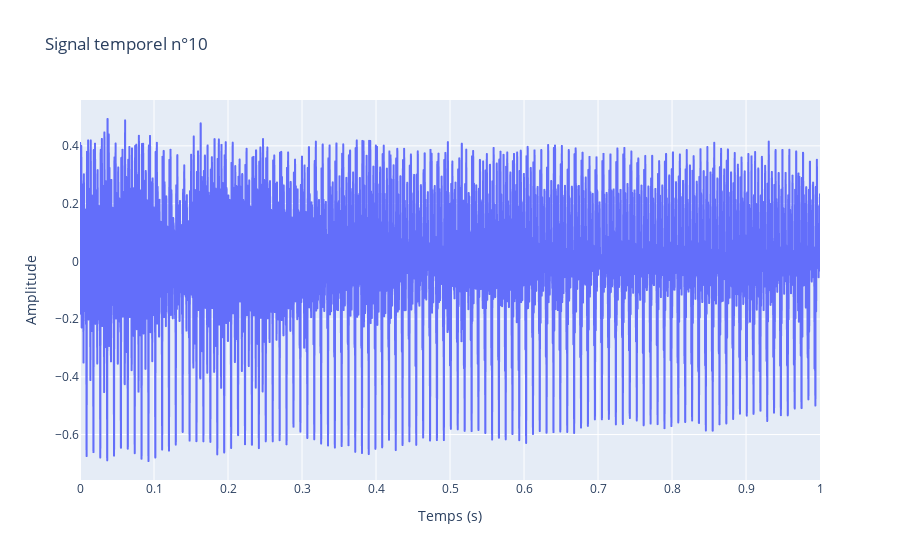
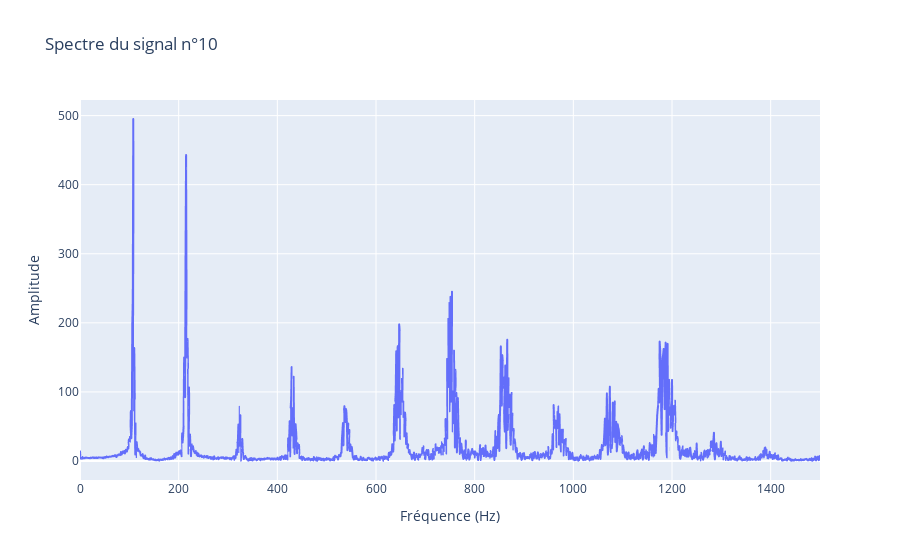
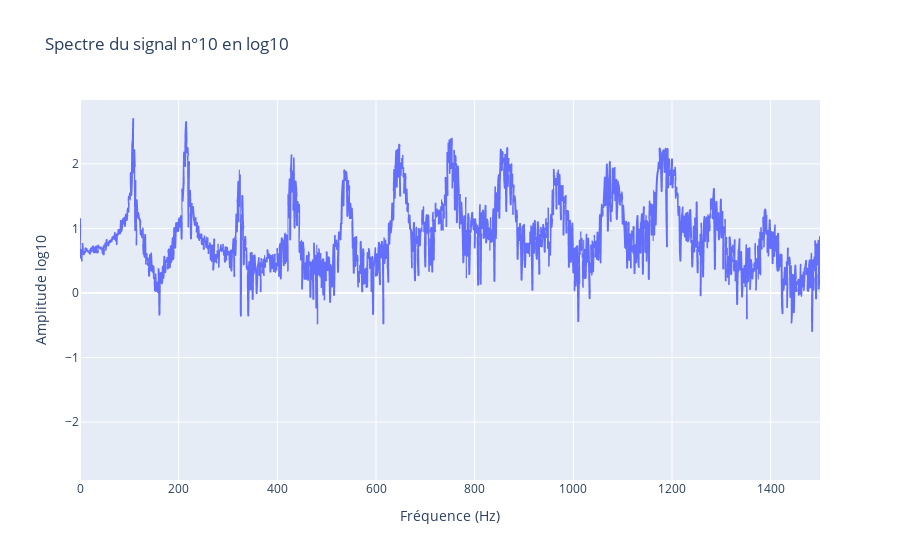

Write notebook code for charts like these, in order.
### Code cell
import numpy as np
import msicpe.san as san
from plotly import express as px
import scipy.signal as signal


dat = np.load('data_partie_2/etude/signal_10.npz') # dat est un dictionnaire contenant les données contenues dans le fichier .npz
s = dat['s'] # extraction du signal utile
t = dat['t'] # extraction du vecteur temps associé au signal

sf = san.trans_fourier(s,t)
nu = sf[0]
spc = np.abs(sf[1])

px.line(x = t, y = s, title= "Signal temporel n°10", labels={"x": "Temps (s)", "y": "Amplitude"}).show()
px.line(x = nu, y = spc, range_x = [0,1500], title= "Spectre du signal n°10", labels={"x": "Fréquence (Hz)", "y": "Amplitude"}).show()
px.line(x = nu, y = np.log10(spc), range_x = [0,1500],title="Spectre du signal n°10 en log10", labels={"x": "Fréquence (Hz)", "y": "Amplitude log10"})

### Figure 1 — Plotly figure (JSON) as saved in the notebook; plotly's stock layout.template omitted (floating-point values rounded to 4 significant figures; data arrays with more than 128 entries replaced by an {"elided": "..."} marker saying what was removed)
{"data": [{"hovertemplate": "Temps (s)=%{x}<br>Amplitude=%{y}<extra></extra>", "legendgroup": "", "line": {"color": "#636efa", "dash": "solid"}, "marker": {"symbol": "circle"}, "mode": "lines", "name": "", "showlegend": false, "type": "scattergl", "x": {"elided": "12000 float values"}, "xaxis": "x", "y": {"elided": "12000 float values"}, "yaxis": "y"}], "layout": {"legend": {"tracegroupgap": 0}, "title": {"text": "Signal temporel n°10"}, "xaxis": {"anchor": "y", "domain": [0, 1], "title": {"text": "Temps (s)"}}, "yaxis": {"anchor": "x", "domain": [0, 1], "title": {"text": "Amplitude"}}}}

### Figure 2 — Plotly figure (JSON) as saved in the notebook; plotly's stock layout.template omitted (floating-point values rounded to 4 significant figures; data arrays with more than 128 entries replaced by an {"elided": "..."} marker saying what was removed)
{"data": [{"hovertemplate": "Fréquence (Hz)=%{x}<br>Amplitude=%{y}<extra></extra>", "legendgroup": "", "line": {"color": "#636efa", "dash": "solid"}, "marker": {"symbol": "circle"}, "mode": "lines", "name": "", "showlegend": false, "type": "scattergl", "x": {"elided": "6000 float values"}, "xaxis": "x", "y": {"elided": "6000 float values"}, "yaxis": "y"}], "layout": {"legend": {"tracegroupgap": 0}, "title": {"text": "Spectre du signal n°10"}, "xaxis": {"anchor": "y", "domain": [0, 1], "range": [0, 1500], "title": {"text": "Fréquence (Hz)"}}, "yaxis": {"anchor": "x", "domain": [0, 1], "title": {"text": "Amplitude"}}}}

### Figure 3 — Plotly figure (JSON) as saved in the notebook; plotly's stock layout.template omitted (floating-point values rounded to 4 significant figures; data arrays with more than 128 entries replaced by an {"elided": "..."} marker saying what was removed)
{"data": [{"hovertemplate": "Fréquence (Hz)=%{x}<br>Amplitude log10=%{y}<extra></extra>", "legendgroup": "", "line": {"color": "#636efa", "dash": "solid"}, "marker": {"symbol": "circle"}, "mode": "lines", "name": "", "showlegend": false, "type": "scattergl", "x": {"elided": "6000 float values"}, "xaxis": "x", "y": {"elided": "6000 float values"}, "yaxis": "y"}], "layout": {"legend": {"tracegroupgap": 0}, "title": {"text": "Spectre du signal n°10 en log10"}, "xaxis": {"anchor": "y", "domain": [0, 1], "range": [0, 1500], "title": {"text": "Fréquence (Hz)"}}, "yaxis": {"anchor": "x", "domain": [0, 1], "title": {"text": "Amplitude log10"}}}}
